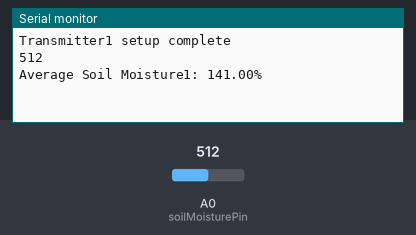
Simulated run of this sketch. Board: ESP8266 (NodeMCU). Parts: the last lines printed to the serial monitor. Inputs (shaded band) come from the test bench; at power-on: A0 (soilMoisturePin) = 512. No radio packets arrive unless stated.

Above: at 1.2 s.
1.3 s: A0 (soilMoisturePin) set to 716
At 2.6 s:
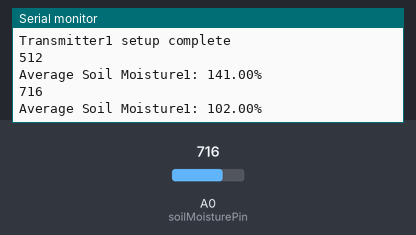
2.8 s: A0 (soilMoisturePin) set to 900
At 3.8 s:
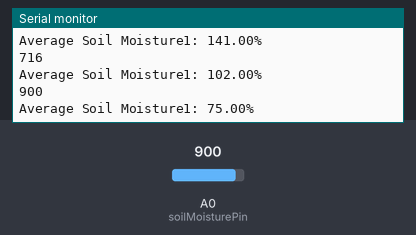
Timing chart, 0 to 5.8 s (numbered marks = the images above; inputs shaded):
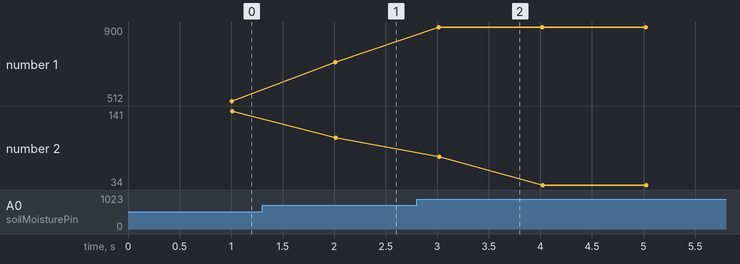

The sketch:

Tx1.ino
```cpp
#include <SPI.h>
#include <RF24.h>
#include <nRF24L01.h>
const int soilMoisturePin = A0;
const int numReadings = 20;
float moistureReadings[numReadings];
float moisturePercentage=0;
RF24 radio(D1,D2);  // CE and CSN pins
//const uint64_t pipe1 = 0xF0F0F0F0AA;
const uint64_t pipe1 = 0xF0F0F0F065;
const uint8_t channel = 100;  // Set the desired RF channel
struct sensor
{
  int soil1;
  byte  sensorNum;
};
sensor soilreading1;
void setup() {
  pinMode(soilMoisturePin,INPUT);
  radio.begin();
  radio.openWritingPipe(pipe1);
  radio.setChannel(channel);   // Set the RF channel
  radio.setPALevel(RF24_PA_MAX);  // Adjust power level if needed
  radio.setDataRate(RF24_250KBPS);
  Serial.begin(9600);
  soilreading1.sensorNum = 1;
  Serial.println("Transmitter1 setup complete");
}
void loop() {
   //delay(500);
  float totalMoisture = 0;
  // Read and accumulate multiple readings
  for (int i = 0; i < numReadings; i++) {
    moistureReadings[i] = analogRead(soilMoisturePin);
    totalMoisture += moistureReadings[i];
    delay(50); // Add a short delay between readings
  }
  Serial.println(analogRead(soilMoisturePin));
  // Calculate the average
  float averageMoisture = totalMoisture / numReadings;
  // Map the average to a percentage
   moisturePercentage = map(averageMoisture,661,1024, 100, 0);
   soilreading1.soil1=moisturePercentage ;
    radio.write(&soilreading1, sizeof(soilreading1));
 Serial.print("Average Soil Moisture1: ");
  Serial.print(moisturePercentage);
  Serial.println("%");


}
```

Measured:
- after the input at 1.3 s, the serial monitor: prints a new line after 0.71 s (image 1)
- after the input at 2.8 s, the serial monitor: prints a new line after 0.22 s (image 2)
- plotted number 1: 512 → 716 after the input at 1.3 s, 716 → 900 after the input at 2.8 s
- plotted number 2: 141 → 102 after the input at 1.3 s, 102 → 34 after the input at 2.8 s
